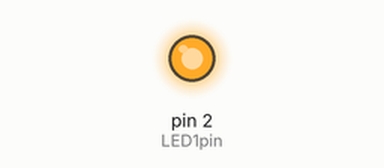
Recording of a sketch running on a simulated Arduino Uno, built with avr-gcc and run on an emulated ATmega328P. Parts: output pins drawn as LEDs (lit = HIGH).

Above: at 0.1 s.
At 12.1 s:
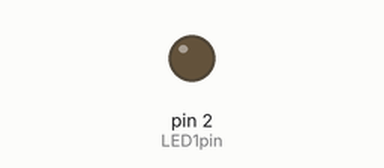
Timing chart, 0 to 13.6 s (numbered marks = the images above):
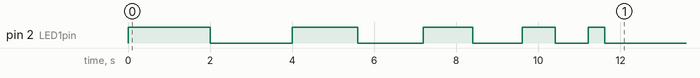

Measured:
- by itself, pin 2 (LED1pin): LOW → HIGH at 0.00 s, → LOW 2.0 s later, → HIGH 2.0 s later, → LOW 1.6 s later, … (10 changes in this stretch)

The sketch:

470_lab1_faster_and_faster.ino
```cpp
int LED1pin = 2; //the pin we choose to connect LED 1 to.
void setup() {
  pinMode(LED1pin, OUTPUT);
  digitalWrite(LED1pin, LOW);
}

int delayTime = 2000;
void loop() {
  while (delayTime >= 0) {
    digitalWrite(LED1pin, HIGH);
    delay(delayTime);
    digitalWrite(LED1pin, LOW);
    delay(delayTime);
    delayTime -= 399;
  }
}
```
